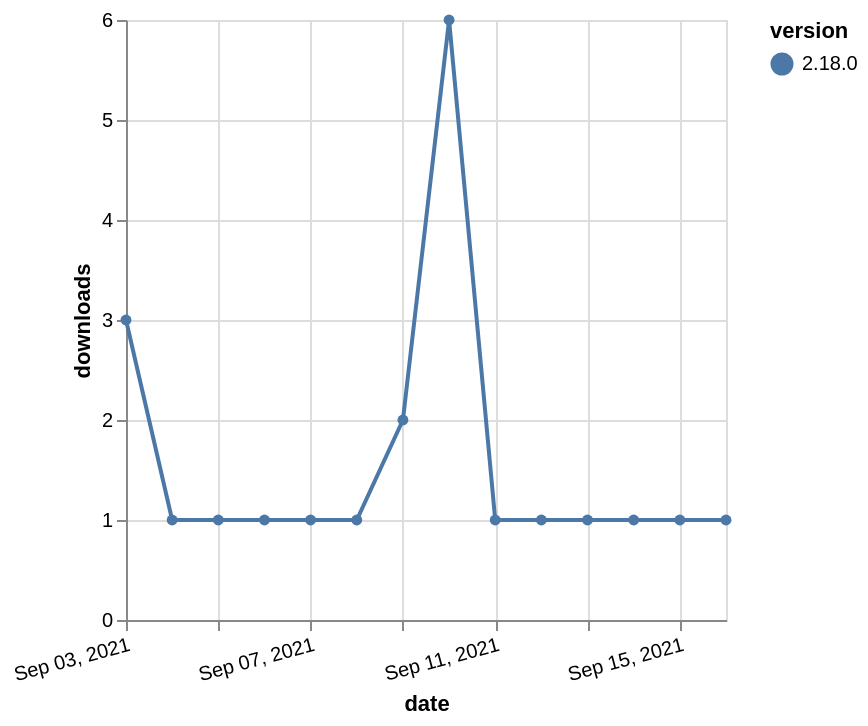

Vega-Lite specification stored for this chart:
### Vega-Lite specification from a JSON file in a GitHub repository (floating-point values rounded to 4 significant figures)
{"$schema": "https://vega.github.io/schema/vega-lite/v5.json", "description": "A simple bar chart with embedded data.", "data": {"values": [{"date": "2021-09-03", "total": 645, "delta": 3, "version": "2.18.0"}, {"date": "2021-09-04", "total": 646, "delta": 1, "version": "2.18.0"}, {"date": "2021-09-05", "total": 647, "delta": 1, "version": "2.18.0"}, {"date": "2021-09-06", "total": 648, "delta": 1, "version": "2.18.0"}, {"date": "2021-09-07", "total": 649, "delta": 1, "version": "2.18.0"}, {"date": "2021-09-08", "total": 650, "delta": 1, "version": "2.18.0"}, {"date": "2021-09-09", "total": 652, "delta": 2, "version": "2.18.0"}, {"date": "2021-09-10", "total": 658, "delta": 6, "version": "2.18.0"}, {"date": "2021-09-11", "total": 659, "delta": 1, "version": "2.18.0"}, {"date": "2021-09-12", "total": 660, "delta": 1, "version": "2.18.0"}, {"date": "2021-09-13", "total": 661, "delta": 1, "version": "2.18.0"}, {"date": "2021-09-14", "total": 662, "delta": 1, "version": "2.18.0"}, {"date": "2021-09-15", "total": 663, "delta": 1, "version": "2.18.0"}, {"date": "2021-09-16", "total": 664, "delta": 1, "version": "2.18.0"}]}, "width": "container", "mark": {"type": "line", "point": {"filled": true}}, "encoding": {"x": {"field": "date", "type": "temporal", "timeUnit": "yearmonthdate", "title": "date", "axis": {"labelAngle": -15}}, "y": {"field": "delta", "type": "quantitative", "title": "downloads"}, "color": {"field": "version", "type": "nominal"}, "tooltip": {"field": "delta"}}}
